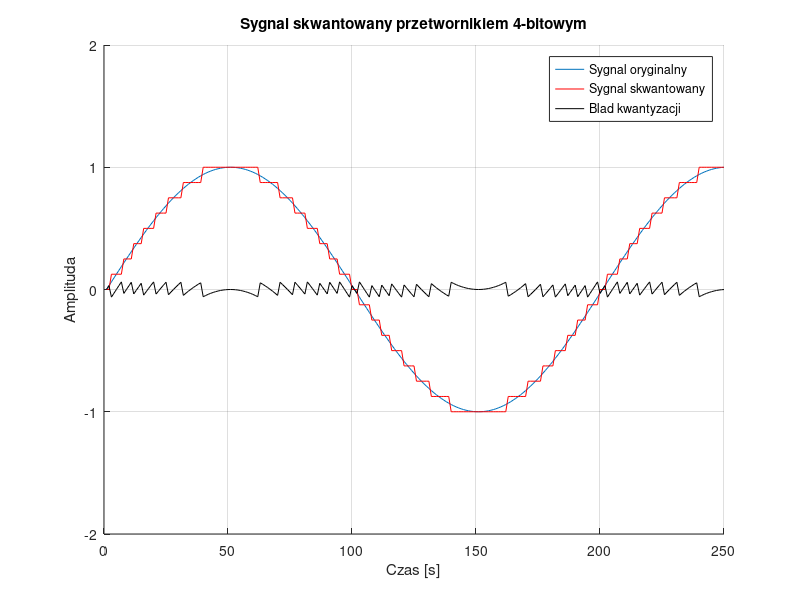

Source code (MATLAB):
clf;
close all; clear all;
hold on; grid on;

n = 4;
N = 2^(n);
lpoz = N/2;
del = 1/lpoz;

for i = 1:lpoz
    vdod(i) = i*del;
    vuje(i) = (-1)*i*del;
end

czasobs = 0.25;
dt = 0.001;
T = 0:dt:czasobs-dt;
f0 = 5;
A = 1;
x = A*sin(2*pi*f0*T);

for t=1:length(x)
    for i=1:lpoz
        if(x(t)<(del/2)) && (x(t)>=((-1)*del/2))
            x1(t)=0;
        end
        if(x(t)>=((i-1)*del+0.5*del)) && (x(t)<(i*del+0.5*del))
            x1(t)=vdod(i);
        end
        if(x(t)<=((-1)*i*del+0.5*del)) && (x(t)>((-1)*(i+1)*del+0.5*del))
            x1(t)=vuje(i);
        end
    end
end

subplot(1,1,1);
plot(x);
axis([0 length(x) -2 2]);
title('Sygnal');
plot(x1,'r');
title(['Sygnal skwantowany przetwornikiem ',int2str(n),'-bitowym']);
xlabel('Czas [s]');
ylabel('Amplituda');

e = x - x1;
plot(e,'k');
legend('Sygnal oryginalny','Sygnal skwantowany','Blad kwantyzacji');
hold off;
